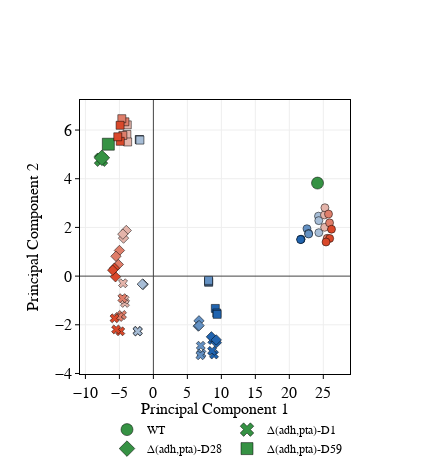

The cell this chart's notebook holds for it:
### Code cell
features = ['acetate', 
            'formate', 
            'lactate', 
            'pyruvate',
            'succinate', 'glucose','od0','od2','od4','od6','od8']
tsne_plot(features,15,10)

### Figure 1 — Plotly figure (JSON) as saved in the notebook; plotly's stock layout.template omitted (floating-point values rounded to 4 significant figures)
{"data": [{"marker": {"color": "rgb(54, 146, 68)", "line": {"color": "black", "width": 0.5}, "size": 12, "symbol": "circle"}, "mode": "markers", "name": "WT", "type": "scatter", "x": [24.15], "y": [3.821]}, {"marker": {"color": "rgb(33.0, 100.0, 175.0)", "line": {"color": "black", "width": 0.5}, "size": 8, "symbol": "circle"}, "mode": "markers", "showlegend": false, "type": "scatter", "x": [21.73, 21.69, 21.66], "y": [1.517, 1.507, 1.5]}, {"marker": {"color": "rgb(100.0, 144.66666666666666, 194.66666666666666)", "line": {"color": "black", "width": 0.5}, "size": 8, "symbol": "circle"}, "mode": "markers", "showlegend": false, "type": "scatter", "x": [22.59, 22.84, 22.84], "y": [1.948, 1.752, 1.729]}, {"marker": {"color": "rgb(167.0, 189.33333333333331, 214.33333333333334)", "line": {"color": "black", "width": 0.5}, "size": 8, "symbol": "circle"}, "mode": "markers", "showlegend": false, "type": "scatter", "x": [24.34, 24.29, 24.33], "y": [1.784, 2.463, 2.278]}, {"marker": {"color": "rgb(228.33333333333334, 180.0, 170.0)", "line": {"color": "black", "width": 0.5}, "size": 8, "symbol": "circle"}, "mode": "markers", "showlegend": false, "type": "scatter", "x": [25.17, 25.24, 25.19], "y": [2.512, 2.808, 2.005]}, {"marker": {"color": "rgb(222.66666666666666, 126.0, 106.0)", "line": {"color": "black", "width": 0.5}, "size": 8, "symbol": "circle"}, "mode": "markers", "showlegend": false, "type": "scatter", "x": [25.76, 25.57, 25.92], "y": [2.549, 1.552, 2.188]}, {"marker": {"color": "rgb(217.0, 72.0, 42.0)", "line": {"color": "black", "width": 0.5}, "size": 8, "symbol": "circle"}, "mode": "markers", "showlegend": false, "type": "scatter", "x": [25.94, 26.21, 25.4], "y": [1.547, 1.926, 1.4]}, {"marker": {"color": "rgb(54, 146, 68)", "line": {"color": "black", "width": 0.5}, "size": 12, "symbol": "x"}, "mode": "markers", "name": "Δ(adh,pta)-D1", "type": "scatter", "x": [-7.706], "y": [4.781]}, {"marker": {"color": "rgb(33.0, 100.0, 175.0)", "line": {"color": "black", "width": 0.5}, "size": 8, "symbol": "x"}, "mode": "markers", "showlegend": false, "type": "scatter", "x": [8.664, 8.925, 8.635], "y": [-2.625, -3.221, -3.072]}, {"marker": {"color": "rgb(100.0, 144.66666666666666, 194.66666666666666)", "line": {"color": "black", "width": 0.5}, "size": 8, "symbol": "x"}, "mode": "markers", "showlegend": false, "type": "scatter", "x": [6.97, 7.075, 6.916], "y": [-2.861, -3.186, -3.253]}, {"marker": {"color": "rgb(167.0, 189.33333333333331, 214.33333333333334)", "line": {"color": "black", "width": 0.5}, "size": 8, "symbol": "x"}, "mode": "markers", "showlegend": false, "type": "scatter", "x": [-2.298, -2.335, -2.306], "y": [-2.277, -2.242, -2.266]}, {"marker": {"color": "rgb(228.33333333333334, 180.0, 170.0)", "line": {"color": "black", "width": 0.5}, "size": 8, "symbol": "x"}, "mode": "markers", "showlegend": false, "type": "scatter", "x": [-4.462, -4.182, -4.243], "y": [-0.2946, -1.102, -0.9644]}, {"marker": {"color": "rgb(222.66666666666666, 126.0, 106.0)", "line": {"color": "black", "width": 0.5}, "size": 8, "symbol": "x"}, "mode": "markers", "showlegend": false, "type": "scatter", "x": [-4.56, -4.616, -5.075], "y": [-0.9063, -1.596, -1.68]}, {"marker": {"color": "rgb(217.0, 72.0, 42.0)", "line": {"color": "black", "width": 0.5}, "size": 8, "symbol": "x"}, "mode": "markers", "showlegend": false, "type": "scatter", "x": [-4.868, -5.484, -5.721], "y": [-2.266, -2.189, -1.735]}, {"marker": {"color": "rgb(54, 146, 68)", "line": {"color": "black", "width": 0.5}, "size": 12, "symbol": "diamond"}, "mode": "markers", "name": "Δ(adh,pta)-D28", "type": "scatter", "x": [-7.576], "y": [4.859]}, {"marker": {"color": "rgb(33.0, 100.0, 175.0)", "line": {"color": "black", "width": 0.5}, "size": 8, "symbol": "diamond"}, "mode": "markers", "showlegend": false, "type": "scatter", "x": [8.537, 9.269, 9.254], "y": [-2.494, -2.734, -2.62]}, {"marker": {"color": "rgb(100.0, 144.66666666666666, 194.66666666666666)", "line": {"color": "black", "width": 0.5}, "size": 8, "symbol": "diamond"}, "mode": "markers", "showlegend": false, "type": "scatter", "x": [6.709, 6.594, 6.72], "y": [-1.836, -2.056, -2.032]}, {"marker": {"color": "rgb(167.0, 189.33333333333331, 214.33333333333334)", "line": {"color": "black", "width": 0.5}, "size": 8, "symbol": "diamond"}, "mode": "markers", "showlegend": false, "type": "scatter", "x": [-1.522, -1.516, -1.624], "y": [-0.3335, -0.338, -0.3301]}, {"marker": {"color": "rgb(228.33333333333334, 180.0, 170.0)", "line": {"color": "black", "width": 0.5}, "size": 8, "symbol": "diamond"}, "mode": "markers", "showlegend": false, "type": "scatter", "x": [-3.989, -4.393, -4.495], "y": [1.873, 1.56, 1.724]}, {"marker": {"color": "rgb(222.66666666666666, 126.0, 106.0)", "line": {"color": "black", "width": 0.5}, "size": 8, "symbol": "diamond"}, "mode": "markers", "showlegend": false, "type": "scatter", "x": [-4.999, -5.155, -5.507], "y": [1.053, 0.4772, 0.8143]}, {"marker": {"color": "rgb(217.0, 72.0, 42.0)", "line": {"color": "black", "width": 0.5}, "size": 8, "symbol": "diamond"}, "mode": "markers", "showlegend": false, "type": "scatter", "x": [-5.575, -5.729, -5.985], "y": [-0.02935, 0.3265, 0.2428]}, {"marker": {"color": "rgb(54, 146, 68)", "line": {"color": "black", "width": 0.5}, "size": 12, "symbol": "square"}, "mode": "markers", "name": "Δ(adh,pta)-D59", "type": "scatter", "x": [-6.626], "y": [5.418]}, {"marker": {"color": "rgb(33.0, 100.0, 175.0)", "line": {"color": "black", "width": 0.5}, "size": 8, "symbol": "square"}, "mode": "markers", "showlegend": false, "type": "scatter", "x": [9.112, 9.333, 9.383], "y": [-1.328, -1.515, -1.571]}, {"marker": {"color": "rgb(100.0, 144.66666666666666, 194.66666666666666)", "line": {"color": "black", "width": 0.5}, "size": 8, "symbol": "square"}, "mode": "markers", "showlegend": false, "type": "scatter", "x": [8.133, 8.121, 8.119], "y": [-0.2565, -0.2194, -0.176]}, {"marker": {"color": "rgb(167.0, 189.33333333333331, 214.33333333333334)", "line": {"color": "black", "width": 0.5}, "size": 8, "symbol": "square"}, "mode": "markers", "showlegend": false, "type": "scatter", "x": [-2.073, -2.045, -1.977], "y": [5.609, 5.608, 5.587]}, {"marker": {"color": "rgb(228.33333333333334, 180.0, 170.0)", "line": {"color": "black", "width": 0.5}, "size": 8, "symbol": "square"}, "mode": "markers", "showlegend": false, "type": "scatter", "x": [-3.896, -3.786, -3.842], "y": [5.817, 5.51, 6.213]}, {"marker": {"color": "rgb(222.66666666666666, 126.0, 106.0)", "line": {"color": "black", "width": 0.5}, "size": 8, "symbol": "square"}, "mode": "markers", "showlegend": false, "type": "scatter", "x": [-4.189, -4.643, -4.492], "y": [6.339, 6.466, 5.779]}, {"marker": {"color": "rgb(217.0, 72.0, 42.0)", "line": {"color": "black", "width": 0.5}, "size": 8, "symbol": "square"}, "mode": "markers", "showlegend": false, "type": "scatter", "x": [-4.9, -4.874, -5.237], "y": [6.195, 5.538, 5.723]}], "layout": {"height": 475, "legend": {"font": {"color": "black", "family": "Myriad Pro", "size": 12}, "orientation": "h", "x": 0.1, "y": -0.15}, "width": 430, "xaxis": {"linecolor": "black", "linewidth": 1, "mirror": true, "nticks": 8, "showgrid": true, "showline": true, "side": "bottom", "tickangle": 0, "tickcolor": "black", "tickfont": {"color": "black", "family": "Myriad Pro", "size": 16}, "ticklen": 4, "ticks": "outside", "title": {"font": {"color": "black", "family": "Myriad Pro", "size": 16}, "standoff": 0.5, "text": "Principal Component 1"}, "zeroline": true}, "yaxis": {"anchor": "x", "linecolor": "black", "linewidth": 1, "mirror": true, "showgrid": true, "showline": true, "side": "left", "tickangle": 0, "tickcolor": "black", "tickfont": {"color": "black", "family": "Myriad Pro", "size": 16}, "ticklen": 4, "ticks": "outside", "title": {"font": {"color": "black", "family": "Myriad Pro", "size": 16}, "text": "Principal Component 2"}, "zeroline": true}}}
